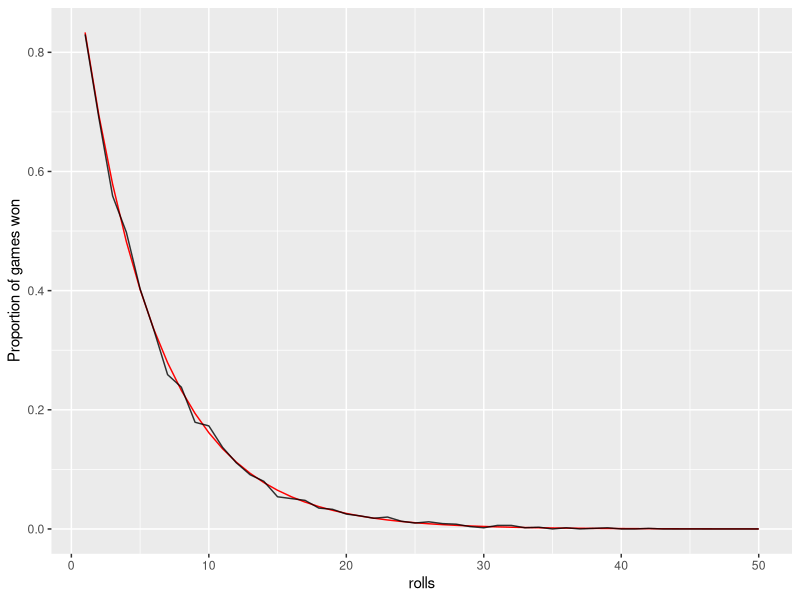

Recreate this plot in R.
##############################
# 25-May-2020 
# Description: Simple monte carlo simulation 
#   and grahpics / animations for dice and disease article: 
##############################

##### LIBRARIES ##### 
library(tidyverse)  # dplyr, ggplot2 
library(gganimate)  # animated plots 
library(ggthemes)   # themes for plots (minimal) 
library(tweenr)     # tween paths and lines 
library(transformr)


##### FUNCTIONS ##### 
# Calculate probability of winning depending on the number of rolls played 
prob_of_winning <- function(games) {
  prob_win_per_roll <- 5/6
  prob_win <- prob_win_per_roll^games
  prob_win
}

# Simulate 1 game, return binary result (1 = win, 0 = loss)
sim_game <- function (n_rolls) {
  # roll the dice 
  roll <- sample(1:6, n_rolls, replace = TRUE) 
  # If the list contains0, lose, else win 
  result <- ifelse(1 %in% roll, 0, 1)
  result
}

# Function to play B games, and compute the average probability of winning in those games
sim_prob_of_winning <- function(n_rolls) {
  n_games <- 1000
  result <- replicate(n_games, sim_game(n_rolls)) %>% mean() 
  result
}


##### MONTE CARLO SIM #####
# tibble - number of rolls per game
prob_tibble <- as.tibble(1:50) %>%    
  rename("rolls" = "value")         

# Add columns to tibble with results from simulation 
win_sim <- sapply(prob_tibble$rolls, sim_prob_of_winning) 
win_prob <- sapply(prob_tibble$rolls, prob_of_winning)
prob_tibble <- mutate(prob_tibble, 
                      simulated_wins = win_sim, 
                      probability_of_win = win_prob)
head(prob_tibble)


##### PLOT / ANIMATE #####
# Animate chart  
anim <- prob_tibble %>% ggplot() + 
  transition_reveal(along = rolls) + 
  geom_line(aes(x = rolls, y = simulated_wins)) + 
  geom_point(aes(x = rolls, y = simulated_wins)) +
  # geom_line(aes(x = rolls, y = probability_of_win)) + 
  labs(x = "Rolls per game", y = "Proportion of games won") 
# set frame rate and review animation 
animate(anim, fps = 10)
# Save as gif 
anim_save("dice_monte_carlo.gif", anim)

# Plot 
plot <- prob_tibble %>% ggplot() + 
  geom_line(aes(x = rolls, y = probability_of_win), color = "red", alpha = 1) +
  geom_line(aes(x = rolls, y = simulated_wins), alpha = 0.8) + 
  labs(y = "Proportion of games won") 
plot
